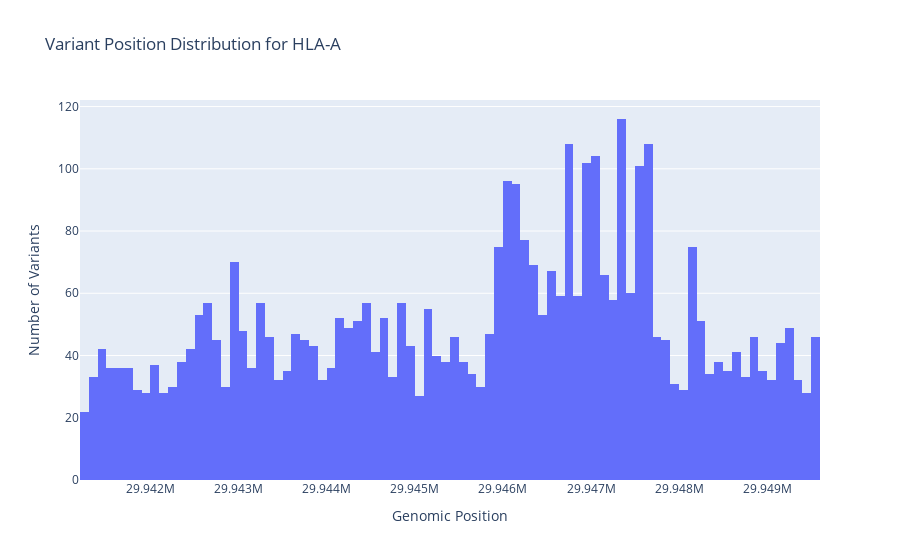

The code cell stored with this chart in its notebook:
### Markdown cell above
## Variant Position in Gene

### Code cell
df_vars, df_pops = load_gene(gene_dropdown.value)

print(f"Loaded {df_vars.height} variants for gene {gene_dropdown.value}.")

fig = px.histogram(
    df_vars,
    x="pos",
    nbins=100,
    title=f"Variant Position Distribution for {gene_dropdown.value}",
    labels={"pos": "Genomic Position"},
)
fig.update_yaxes(title_text="Number of Variants")
fig.show()

### Figure 1 — Plotly figure (JSON) as saved in the notebook; plotly's stock layout.template omitted (floating-point values rounded to 4 significant figures; data arrays with more than 128 entries replaced by an {"elided": "..."} marker saying what was removed)
{"data": [{"bingroup": "x", "hovertemplate": "Genomic Position=%{x}<br>count=%{y}<extra></extra>", "legendgroup": "", "marker": {"color": "#636efa", "pattern": {"shape": ""}}, "name": "", "nbinsx": 100, "orientation": "v", "showlegend": false, "type": "histogram", "x": {"elided": "4182 int values"}, "xaxis": "x", "yaxis": "y"}], "layout": {"barmode": "relative", "legend": {"tracegroupgap": 0}, "title": {"text": "Variant Position Distribution for HLA-A"}, "xaxis": {"anchor": "y", "domain": [0, 1], "title": {"text": "Genomic Position"}}, "yaxis": {"anchor": "x", "domain": [0, 1], "title": {"text": "Number of Variants"}}}}
